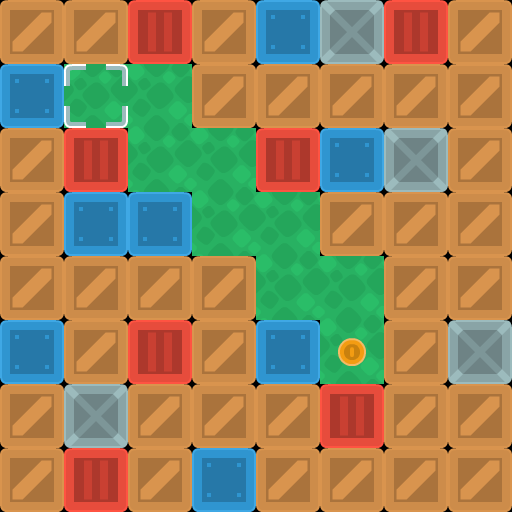

A level layout from a 2D game, rendered from its tile map. Below: a short description, then the map file with its tile-grid data intact:
An orthogonal 8x8 tile map with 64x64 px tiles, 3 tile layers (background, walls, objects).

<map version="1.10" tiledversion="1.11.2" orientation="orthogonal" renderorder="right-down" width="8" height="8" tilewidth="64" tileheight="64" infinite="0" nextlayerid="5" nextobjectid="1">
 <editorsettings>
  <export target="map1.csv" format="csv" />
 </editorsettings>
 <properties>
  <property name="character_bottom" value="[[0, 5], [1, 5], [2, 5]]" />
  <property name="character_left" value="[[3, 7], [4, 7], [5, 7]]" />
  <property name="character_right" value="[[0, 7], [1, 7], [2, 7]]" />
  <property name="character_top" value="[[3, 5], [4, 5], [5, 5]]" />
 </properties>
 <tileset firstgid="1" source="sokoban_tilesheet.tsx" />
 <layer id="4" name="background" width="8" height="8">
  <data encoding="csv">
0,0,0,0,0,0,0,0,
0,89,89,0,0,0,0,0,
0,0,89,89,0,0,0,0,
0,0,0,89,89,0,0,0,
0,0,0,0,89,89,0,0,
0,0,0,0,0,89,0,0,
0,0,0,0,0,0,0,0,
0,0,0,0,0,0,0,0
</data>
 </layer>
 <layer id="1" name="walls" width="8" height="8">
  <data encoding="csv">
2,2,3,2,4,6,3,2,
4,0,0,2,2,2,2,2,
2,3,0,0,3,4,6,2,
2,4,4,0,0,2,2,2,
2,2,2,2,0,0,2,2,
4,2,3,2,4,0,2,6,
2,6,2,2,2,3,2,2,
2,3,2,4,2,2,2,2
</data>
 </layer>
 <layer id="3" name="objects" width="8" height="8">
  <data encoding="csv">
0,0,0,0,0,0,0,0,
0,40,0,0,0,0,0,0,
0,0,0,0,0,0,0,0,
0,0,0,0,0,0,0,0,
0,0,0,0,0,0,0,0,
0,0,0,0,0,75,0,0,
0,0,0,0,0,0,0,0,
0,0,0,0,0,0,0,0
</data>
 </layer>
</map>
